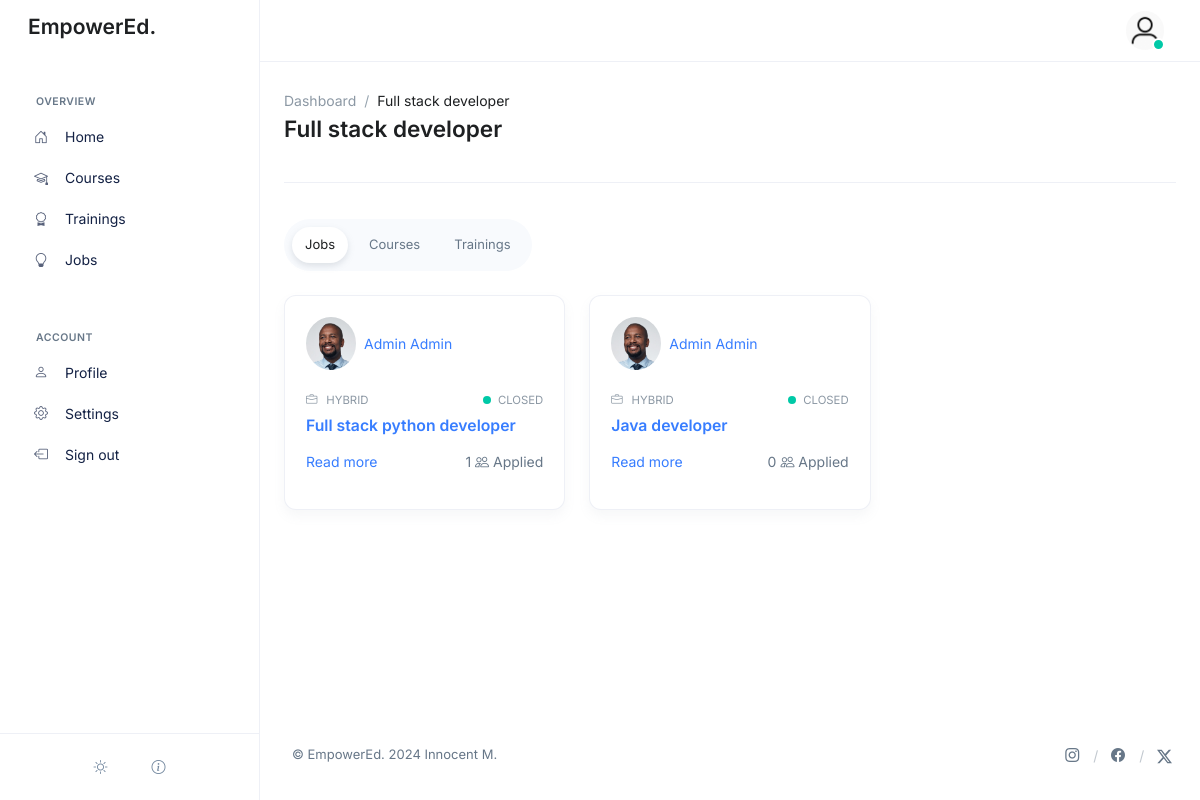
The page /core/dashboard/category/full-stack-developer/ (signed in) on the database its author committed.
### accounts/models.py (models this page shows, shortened)
class Category(models.Model):
    title = models.CharField(max_length=250)
    slug = models.SlugField(max_length=250)
    description = RichTextUploadingField(blank=True, null=True)
    date = models.DateTimeField(auto_now_add=True)
    updated = models.DateTimeField(auto_now=True)
    class Meta:
        verbose_name = 'Category'
        verbose_name_plural = 'Categories'

class User(AbstractBaseUser):
    username = models.CharField(max_length=100, unique=True)
    first_name = models.CharField(max_length=100, null=False, blank=False)
    last_name = models.CharField(max_length=100, null=False, blank=False)
    email = models.EmailField(max_length=250, unique=True, null=False, blank=False)
    phone = models.CharField(max_length=20, null=True, blank=True)
    image = models.ImageField(upload_to="images/user_profile/", null=True, blank=True)
    category = models.CharField(choices=ACCOUNT_TYPE, max_length=100, default="Student", blank=True, null=True)
    gender = models.CharField(choices=GENDERS, max_length=100, blank=True, null=True)
    role = models.ForeignKey(Category, related_name="user_role", on_delete=models.SET_NULL, null=True, blank=True)
    verified = models.BooleanField(default=False)
    date = models.DateTimeField(auto_now_add=True)
    updated = models.DateTimeField(auto_now=True)
    last_login = models.DateTimeField(auto_now_add=True)
    is_admin = models.BooleanField(default=False)
    is_staff = models.BooleanField(default=False)
    is_active = models.BooleanField(default=False)
    is_superadmin = models.BooleanField(default=False)
    USERNAME_FIELD = 'email'
    REQUIRED_FIELDS = ['username', 'first_name', 'last_name', 'phone']
    objects = MyUserManager()
    @property
    def full_name(self):
        return f'{self.first_name} {self.last_name}'

### core/models.py (models this page shows, shortened)
class Jobs(models.Model):
    user = models.ForeignKey(User, related_name="created_jobs", on_delete=models.CASCADE, null=True, blank=True)
    job_category = models.ForeignKey(Category, related_name="job_category", on_delete=models.SET_NULL, null=True, blank=True)
    title = models.CharField(max_length=255, unique=True)
    slug = models.SlugField(max_length=255)
    location = models.CharField(max_length=255, choices=JOB_LOCATION, null=True, blank=True)
    description = RichTextUploadingField(null=True, blank=True)
    image = models.ImageField(upload_to='job/images/', null=True, blank=True)
    application_close = models.DateTimeField(null=True, blank=True)
    application_link = models.URLField(null=True, blank=True)
    date = models.DateTimeField(auto_now_add=True)
    updated = models.DateTimeField(auto_now=True)
    @property
    def remaining_days(self):
        today = timezone.now().date()
        if self.application_close:
            remaining_time = self.application_close.date() - today
            if remaining_time.days < 0:
                return "Closed"
            else:
                if remaining_time.days <= 1:
                    return str(remaining_time.days) + " DAY LEFT"
                else:
                    return str(remaining_time.days) + " DAYS LEFT"
        else:
            return "Application close date not set"
    @property
    def num_applications(self):
        return self.job_applications.count()
    class Meta:
        verbose_name = 'Job'
        verbose_name_plural = 'Jobs'

### core/views.py (the view)
# urls.py: path('dashboard/category/<slug:slug>/', views.category_filter, name='category_filter'),
@login_required(login_url='login')
def category_filter(request, slug):
    category = Category.objects.get(slug=slug)
    jobs = Jobs.objects.filter(job_category=category)
    courses = Courses.objects.filter(course_category=category)
    trainings = Trainings.objects.filter(training_category=category)
    context = {
        'category': category,
        'jobs': jobs,
        'courses': courses,
        'trainings': trainings,
    }
    template_name = 'core/categories_filter.html'
    return render(request, template_name, context)

### core/models.py (called while the page is built)
    @property
    def duration(self):
        if self.start_date and self.end_date:
            duration = self.end_date - self.start_date
            if duration.days == 1:
                return str(duration.days) + " DAY"
            else:
                return str(duration.days) + " DAYS"
        else:
            return None

### templates/core/categories_filter.html (shortened to what this page needs)
{% extends 'core/base.html' %}
{% load static %}
{% block content %}
  <div class="page-header">
    <div class="row align-items-center">
      <div class="col-sm mb-2 mb-sm-0">
        <nav aria-label="breadcrumb">
          <ol class="breadcrumb breadcrumb-no-gutter">
            <li class="breadcrumb-item">
              <a class="breadcrumb-link" href="{% url 'dashboard' %}">Dashboard</a>
            </li>
            <li class="breadcrumb-item active" aria-current="page">{{ category.title|capfirst }}</li>
          </ol>
        </nav>
        <h1 class="page-header-title">{{ category.title|capfirst }}</h1>
      </div>
    </div>
  </div>
  <div class="row">
    <div class="">
      <ul class="nav nav-segment nav-pills mb-4" role="tablist">
        <li class="nav-item">
          <a class="nav-link active" id="jobs-tab" href="#jobs" data-bs-toggle="pill" data-bs-target="#jobs" role="tab" aria-controls="jobs" aria-selected="true">Jobs</a>
        </li>
        <li class="nav-item">
          <a class="nav-link" id="courses-tab" href="#courses" data-bs-toggle="pill" data-bs-target="#courses" role="tab" aria-controls="courses" aria-selected="false">Courses</a>
        </li>
        <li class="nav-item">
          <a class="nav-link" id="trainings-tab" href="#trainings" data-bs-toggle="pill" data-bs-target="#trainings" role="tab" aria-controls="trainings" aria-selected="false">Trainings</a>
        </li>
      </ul>
    </div>
    <div class="tab-content">
      <div class="tab-pane fade show active" id="jobs" role="tabpanel" aria-labelledby="jobs-tab">
        <div class="row">
          {% for job in jobs %}
            <div class="col-lg-4 mb-3 mb-lg-5">
              <div class="card">
                <div class="card-body">
                  <a href="{% url 'institute_detail' %}">
                    <div class="d-flex gap-2 mb-4">
                      <img class="img-fluid" width="50" height="50" style="border-radius: 100%;" src="{% static 'assets/img/160x160/img4.jpg' %}" />
                      <p class="mt-3">{{ job.user.full_name }}</p>
                    </div>
                  </a>
                  <div class="d-flex">
                    <span class="card-subtitle">
                      <i class="bi-briefcase" style="margin-right: 0.5em;"></i>
                      {{ job.location }}
                    </span>
                    <span class="card-subtitle ms-auto">
                      <ul class="list-inline">
                        <li class="list-inline-item d-inline-flex align-items-center">
                          <span class="legend-indicator bg-success"></span>
                          {{ job.remaining_days }}
                        </li>
                      </ul>
                    </span>
                  </div>
                  <h4 class="card-title mb-3" style="margin-top: -0.8em"><a href="{% url 'job_detail' job.slug %}">{{ job.title|capfirst }}</a></h4>
                  <div class="d-flex">
                    <div>
                      <a href="{% url 'job_detail' job.slug %}" class="link-primary">Read more</a>
                    </div>
                    <div class="ms-auto">
                      <p>
                        {{ job.num_applications }}
                        <i class="bi-people"></i>
                        Applied
                      </p>
                    </div>
                  </div>
                </div>
              </div>
            </div>
            {% empty %}
            <p>No jobs available matching this category ({{ category.title|capfirst }})</p>
          {% endfor %}
        </div>
      </div>
    </div>
  </div>
{% endblock %}

### templates/core/base.html (style rules this page uses)
* { transition: unset !important; }
body { opacity: 0; }

### rows shown on the page
Category: title "Full stack developer"
Jobs: user.full_name "Admin Admin", location "HYBRID", remaining_days "CLOSED", title "Full stack python developer", num_applications "1"
Jobs: user.full_name "Admin Admin", location "HYBRID", remaining_days "CLOSED", title "Java developer", num_applications "0"
